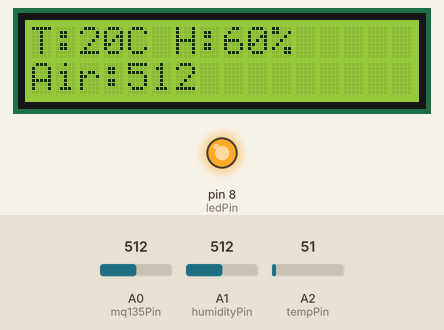
This sketch was run on a simulated Arduino Uno, built with avr-gcc and run on an emulated ATmega328P. On the bench: 16×2 character LCD, output pins drawn as LEDs (lit = HIGH). The test bench sets the inputs (shaded band); at power-on: A0 (mq135Pin) = 512, A2 (tempPin) = 51, A1 (humidityPin) = 512. What the sketch prints to the serial monitor is not drawn.

Above: at 3.2 s.
3.3 s: A0 (mq135Pin) set to 309
At 5.3 s:
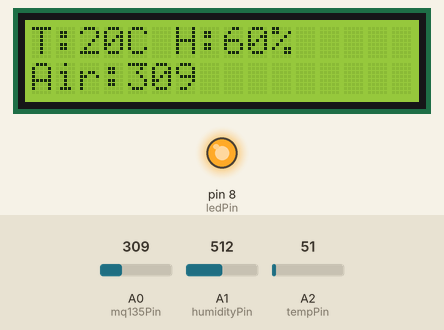
6.0 s: A0 (mq135Pin) set to 285
At 7.0 s:
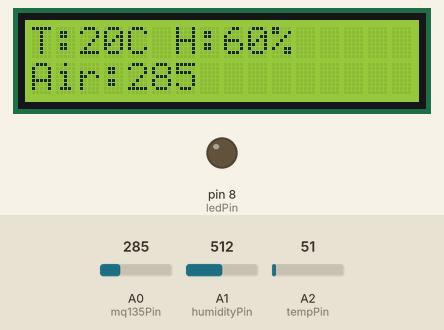
8.7 s: A2 (tempPin) set to 61
At 10.4 s:
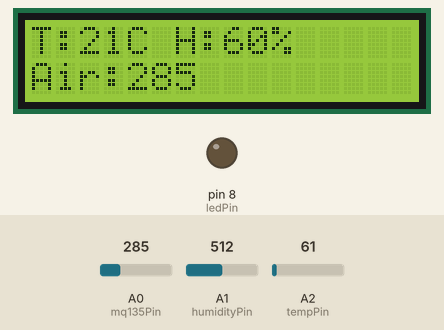
11.5 s: A1 (humidityPin) set to 716
At 13.3 s:
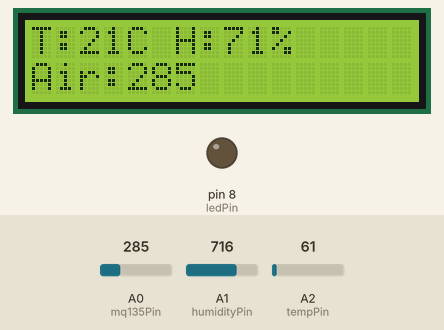
14.2 s: A2 (tempPin) set to 30
At 16.7 s:
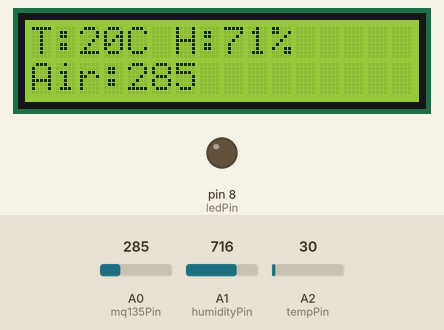
17.6 s: A1 (humidityPin) set to 900
At 18.4 s:
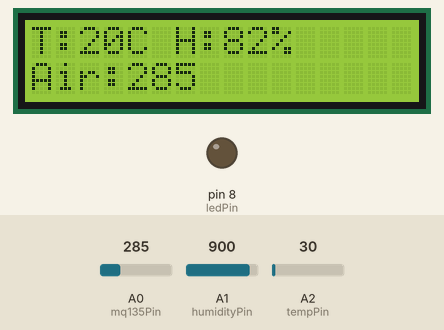
Timing chart, 0 to 20.6 s (numbered marks = the images above; inputs shaded):
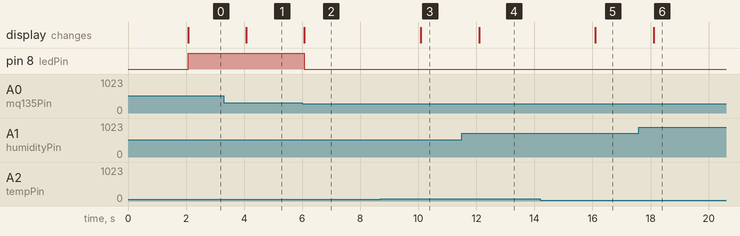

Measured:
- the behaviour switches between 301 and 300 on A0 (mq135Pin) (found by bisection; images 1 and 2)
- after the input at 3.3 s, the display: changes after 0.77 s (image 1)
- after the input at 6.0 s, pin 8 (ledPin): HIGH → LOW after 0.08 s; the display: changes after 0.08 s (image 2)
- after the input at 8.7 s, the display: changes after 1.4 s (image 3)
- after the input at 11.5 s, the display: changes after 0.59 s (image 4)
- after the input at 14.2 s, the display: changes after 1.9 s (image 5)
- after the input at 17.6 s, the display: changes after 0.51 s (image 6)

The sketch:

environment_monitor.ino
```cpp
#include <LiquidCrystal.h>

// LCD setup: (RS, E, D4, D5, D6, D7)
LiquidCrystal lcd(12, 11, 5, 4, 3, 2);

// Pin assignments
const int tempPin = A2;       // Temperature pot
const int humidityPin = A1;   // Humidity pot
const int mq135Pin = A0;      // Air quality pot
const int ledPin = 8;         // LED pin

void setup() {
  pinMode(ledPin, OUTPUT);
  lcd.begin(16, 2);
  lcd.print("Hi");
  delay(2000);
  Serial.begin(9600);
}

void loop() {
  // Read values from pots
  int tempRaw = analogRead(tempPin);        // 0–1023
  int humidityRaw = analogRead(humidityPin);
  int airQuality = analogRead(mq135Pin);

  // Map to human-readable values
  int temp = map(tempRaw, 0, 1023, 20, 40);         // 20–40°C
  int humidity = map(humidityRaw, 0, 1023, 30, 90); // 30–90%

  // Print to Serial Monitor
  Serial.print("Temp: ");
  Serial.print(temp);
  Serial.print(" C, Humidity: ");
  Serial.print(humidity);
  Serial.print(" %, Air: ");
  Serial.println(airQuality);

  // Show on LCD
  lcd.setCursor(0, 0);
  lcd.print("T:");
  lcd.print(temp);
  lcd.print("C H:");
  lcd.print(humidity);
  lcd.print("%  "); // Padding to clear old digits

  lcd.setCursor(0, 1);
  lcd.print("Air:");
  lcd.print(airQuality);
  lcd.print("     "); // Extra spaces to clear old digits

  // LED based on air quality
  if (airQuality > 300) {
    digitalWrite(ledPin, HIGH); // Poor air
  } else {
    digitalWrite(ledPin, LOW);  // Good air
  }

  delay(2000);  // 2-second delay
}
```
